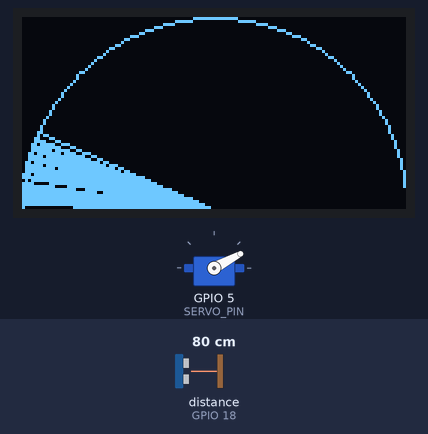
Recording of a sketch running on a simulated ESP32. Parts: 128×64 one-colour display, servo. Wiring (inferred from the names in the program): ultrasonic range finder: trigger GPIO 23; echo GPIO 18. The test bench sets the inputs (shaded band); at power-on: distance to the obstacle (sensor on GPIO 18) 80 cm. The echo pulse lasts 58.3 µs per cm; what the sketch prints to the serial monitor is not drawn.

Above: at 1.2 s.
1.3 s: distance to the obstacle (sensor on GPIO 18) set to 2 cm
At 2.76 s:
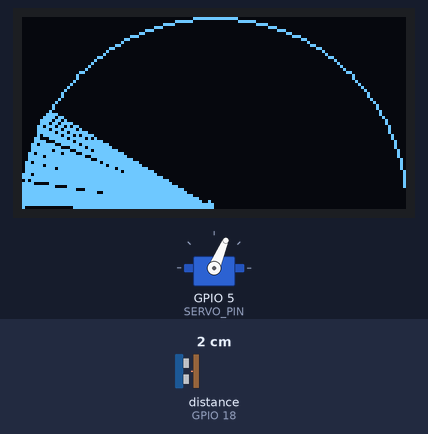
3.4 s: distance to the obstacle (sensor on GPIO 18) set to 9 cm
At 3.76 s:
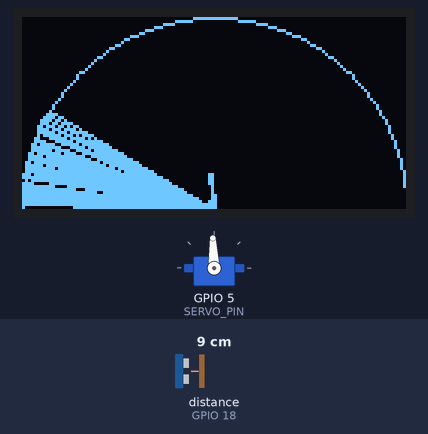
6.4 s: distance to the obstacle (sensor on GPIO 18) set to 4 cm
At 12.96 s:
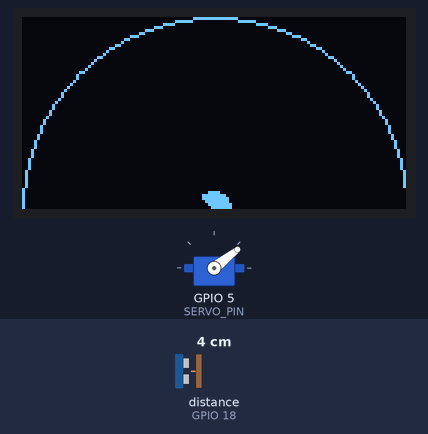
Timing chart, 0 to 14.3 s (numbered marks = the images above; inputs shaded):
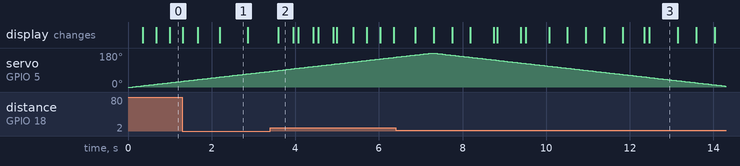

Measured:
- by itself, servo on GPIO 5 (SERVO_PIN): rises from 158° to 180° in 0.84 s, then falls to 5° in 7.0 s

The sketch:

shortrangeradar.ino
```cpp
#define OLED_SCK_PIN 22
#define OLED_SDA_PIN 21

#define SR04_TRIG_PIN 23 // Vị trí chân GPIO của ESP32 được nối với Trig của SR04
#define SR04_ECHO_PIN 18 // Vị trí chân GPIO của ESP32 được nối với Echo của SR04
#define SERVO_PIN 5

#include <Arduino.h>
#include <Wire.h>
#include <U8g2lib.h>
#include <Math.h>
#include <ESP32Servo.h>

// U8X8_SH1106_128X64_NONAME_HW_I2C u8x8(/* reset=*/ U8X8_PIN_NONE, OLED_SCK_PIN, OLED_SDA_PIN);

#define U8LOG_WIDTH 128
#define U8LOG_HEIGHT 64
#define MAX_DISTANCE 50
uint8_t u8log_buffer[U8LOG_WIDTH * U8LOG_HEIGHT];
U8X8LOG u8x8log;

// Khởi tạo đối tượng U8G2 cho SH1106 I2C
U8G2_SH1106_128X64_NONAME_F_HW_I2C u8g2(U8G2_R0, /* reset=*/U8X8_PIN_NONE);

// Servo
Servo radarServo;

// Tọa độ tâm của radar
const int centerX = 64;
const int centerY = 64;
const int radius = 64;
int angle = 0;
int dis;
unsigned long previousMillis = 0; // Để quản lý thời gian không đồng bộ

void setup()
{
  Serial.begin(115200);
  // SR04 phát xung âm khi có tín hiệu điều khiển từ chân Trig, và nhận siêu âm
  // phản hồi thì báo về qua Echo. Vì vậy Trig là chân OUTPUT, còn Echo là chân INPUT
  pinMode(SR04_TRIG_PIN, OUTPUT);
  pinMode(SR04_ECHO_PIN, INPUT);

  // Khởi động màn hình OLED
  u8g2.begin();
  u8g2.drawCircle(centerX, centerY, radius, U8G2_DRAW_ALL);
  u8x8log.setRedrawMode(1); // 0: Update screen with newline, 1: Update screen for every char

  // Khởi động Servo
  radarServo.attach(SERVO_PIN);
  radarServo.write(angle);
}

void loop()
{
  static int step = 1;         // Biến để theo dõi hướng quay (1 là tăng, -1 là giảm)
  static int currentAngle = 0; // Biến để theo dõi góc hiện tại
  unsigned long currentMillis = millis();

  if (currentMillis - previousMillis >= 40)
  { // delay
    previousMillis = currentMillis;

    dis = GetDistance();
    Serial.println(dis);

    // Vẽ tia radar
    if (dis >= MAX_DISTANCE)
    {
      int x = centerX - radius * cos(currentAngle * PI / 180);
      int y = centerY - radius * sin(currentAngle * PI / 180);
      u8g2.drawLine(centerX, centerY, x, y);
    }
    else
    {
      int x = centerX - radius * dis * cos(currentAngle * PI / 180) / MAX_DISTANCE;
      int y = centerY - radius * dis * sin(currentAngle * PI / 180) / MAX_DISTANCE;
      u8g2.drawLine(centerX, centerY, x, y);
    }
    u8g2.sendBuffer();
    radarServo.write(currentAngle);

    // Cập nhật góc cho lần quét tiếp theo
    currentAngle += step;
    if (currentAngle >= 180 || currentAngle <= 0)
    {
      step = -step; // Đảo chiều quay
      // Xóa buffer và vẽ lại vòng tròn radar
      u8g2.clearBuffer();
      u8g2.drawCircle(centerX, centerY, radius, U8G2_DRAW_ALL);
    }
  }
}

// Xác định khoảng cách
int GetDistance()
{
  digitalWrite(SR04_TRIG_PIN, LOW); // Đưa chân Trig xuống mức thấp trong 2uS
  delayMicroseconds(2);
  digitalWrite(SR04_TRIG_PIN, HIGH); // Gửi luồng siêu âm kéo dài 10uS
  delayMicroseconds(10);
  digitalWrite(SR04_TRIG_PIN, LOW);                                // Tắt luồng siêu âm
  unsigned int microseconds = pulseIn(SR04_ECHO_PIN, HIGH, 30000); // Đợi cho tới khi có phản hồi, giới hạn thời gian chờ
  return microseconds / 58;                                        // Từ thời gian hành trình tính toán khoảng cách
}
```
